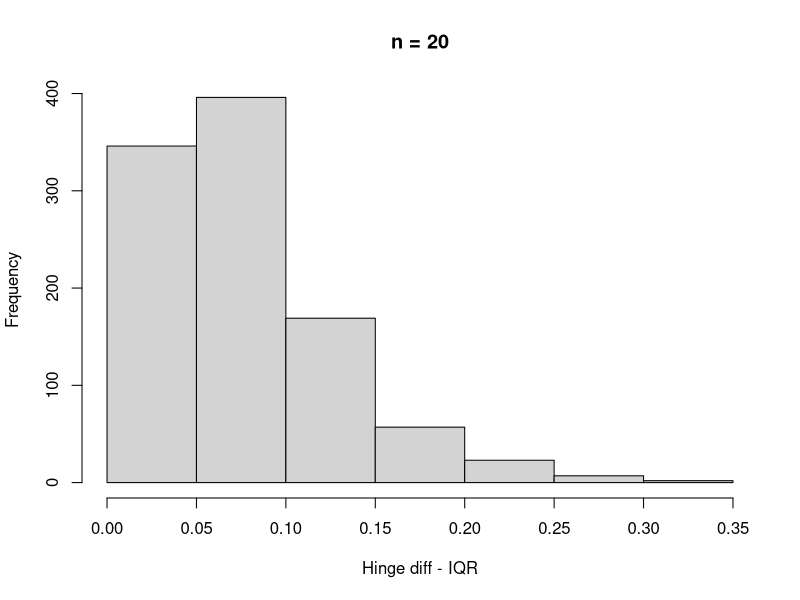
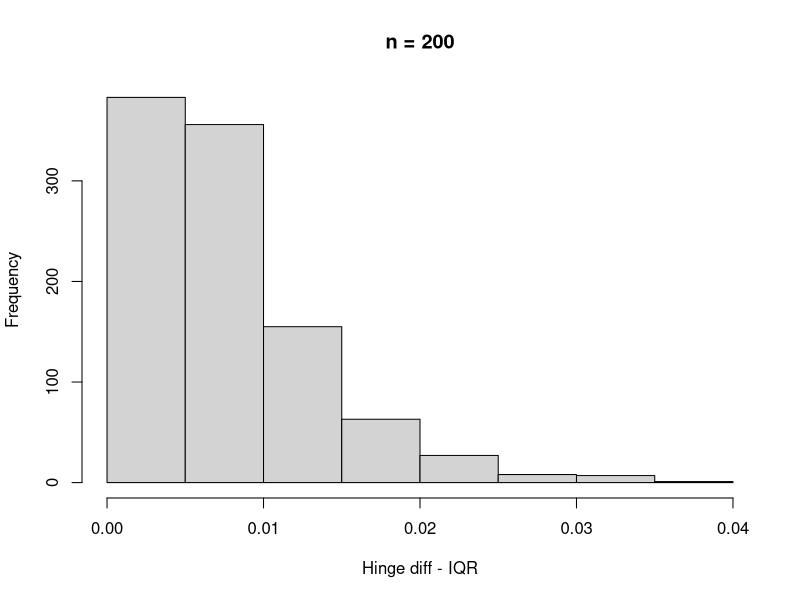
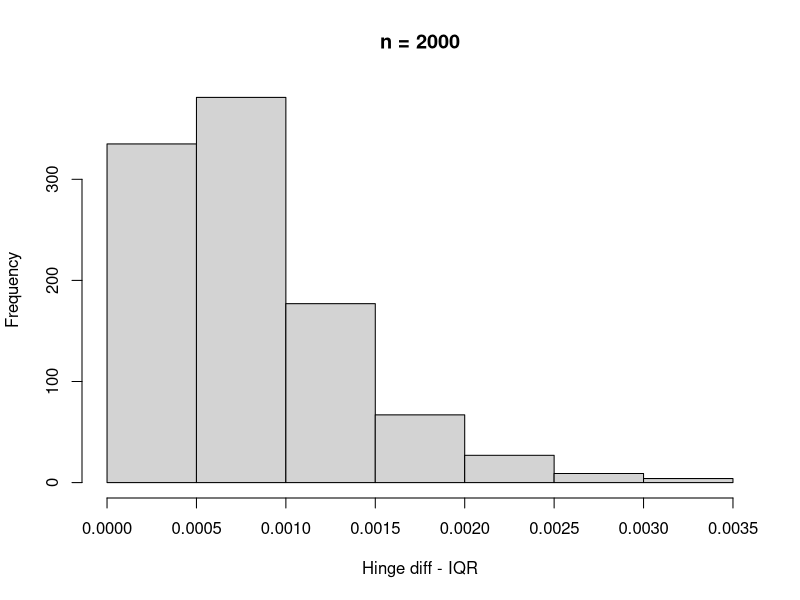

Write R code to recreate these figures, in order.
## ---- chunk 1
x <- c(NA, rnorm(n=20))
fivenum(x)
fivenum(x)[4] - fivenum(x)[2]
## ---- chunk 2
f <- function(x) {
  return(fivenum(x)[4] - fivenum(x)[2])
}

y <- c(NA, rnorm(n=67))
z <- c(NA, rnorm(n=100))
f(x); f(y); f(z)
## ---- chunk 3
IQR(x, na.rm = TRUE); IQR(y, na.rm = TRUE); IQR(z, na.rm = TRUE)
## ---- chunk 4
CompHinge <- function(n) {
  x <- c(NA, rnorm(n = n))

  f(x) - IQR(x, na.rm = TRUE)
}

diff1<- replicate(1000, CompHinge(20))

diff2 <- replicate(1000, CompHinge(200))
diff3 <- replicate(1000, CompHinge(2000))
## ---- chunk 5
hist(diff1, main = "n = 20", xlab = "Hinge diff - IQR")

hist(diff2, main = "n = 200", xlab = "Hinge diff - IQR")

hist(diff3, main = "n = 2000", xlab = "Hinge diff - IQR")
## ---- chunk 6
set.seed(23453144)
X <- matrix(runif(n = 15, min = -10, max = 10),nrow = 3, ncol = 5)
X
## ---- chunk 7
X_svd <- svd(X)

U <- X_svd$u
V <- X_svd$v

D <- diag(X_svd$d)

U; V; D
## ---- chunk 8
UD <- U %*% D

X_new <- tcrossprod(UD, V)
all.equal(X, X_new)
## ---- chunk 9
VD <-  tcrossprod(V, D)

all.equal(crossprod(X), tcrossprod(VD))
## ---- chunk 10
set.seed(999)

x1 <- gl(2, 100)
x2 <- runif(200)

y <- c( rnorm(n = 100, mean = 20 - 0.5*x2[1:100], sd = 3),
  rnorm(n = 100, mean = 10 - 0.5*x2[101:200], sd = 3))
## ---- chunk 11
X <- model.matrix(y ~ x1 + x2)


beta_LS3 <- function(X, y) {
  solve(crossprod(X), crossprod(X, y))
  }

beta_hat <- beta_LS3(X, y)
beta_hat
## ---- chunk 12
t1 <- crossprod(y) #all terms of numerator
t2 <- crossprod(y, X %*% beta_hat)
t3 <- crossprod(beta_hat, crossprod(X, y))
t4 <- crossprod(beta_hat, crossprod(X) %*% beta_hat)

(t1 - t2 - t3 + t4) / 197; anova(lm(y ~ x1 + x2))$"Mean Sq"[3]
## ---- chunk 13

mse <- anova(lm(y ~ x1 + x2))$"Mean Sq"[3]

H <- solve(crossprod(X)) * as.numeric(mse)

sqrt(diag(H)); sqrt(diag(vcov(lm(y ~ x1 + x2))))
## ---- chunk 14
y <- c(10, 9, 4, 5, 14, 20, 20, 19, 7)
x1 <- c(7, 3, 5, 0, 2, -6, -4, -6, -1)
x2 <- c(-4, -1, -1, 4, 6, 1, 0, -5, 0)

X <- model.matrix(y ~ x1 + x2)
XtX <- crossprod(X)
XtX

XtXi <- solve(XtX)
XtXi
## ---- chunk 15
beta_LS4 <- function(X, y) {
  crossprod(X, y) / diag(crossprod(X))
}

beta_LS3(X, y); beta_LS4(X, y)

## ---- chunk 16
library(microbenchmark)

microbenchmark(
  beta_LS3 = beta_LS3(X, y),
  beta_LS4 = beta_LS4(X, y),
  times = 1000)
## ---- chunk 17
e4 <- runif(10000)

csum <- function(x) {
  if(length(x) == 1) return(x)
  
  sumx <- x[1]
  for(i in seq(2, length(x))) {
    sumx[i] <- sum(x[1:i])
  }
  sumx
}

out <- csum(e4)
all.equal(out, cumsum(e4))
## ---- chunk 18
csum2 <- function(x) {
  if(length(x) == 1) return(x)
  
  sumx <- numeric(length(x)) 
  # create blank vector with same length ONCE to use 

  temp <- x[1]
  sumx[1] <- temp

  #add ONE new value at each iteration
  for (i in seq(2, length(x))) {
    temp <- temp + x[i]
    sumx[i] <- temp
  }
  sumx
}

out <- csum2(e4)
all.equal(out, cumsum(e4))
## ---- chunk 19
 time <- microbenchmark(csum = csum(e4),
                csum2 = csum2(e4),
                cumsum = cumsum(e4),times = 10)

time2 <- summary(time)
time2
((time2$median[1] - time2$median[2])/time2$median[1]) * 100
## ---- chunk 20
cumsum_median <- time2$median[time2$expr == "cumsum"]

1 / (cumsum_median * 1e-6)
